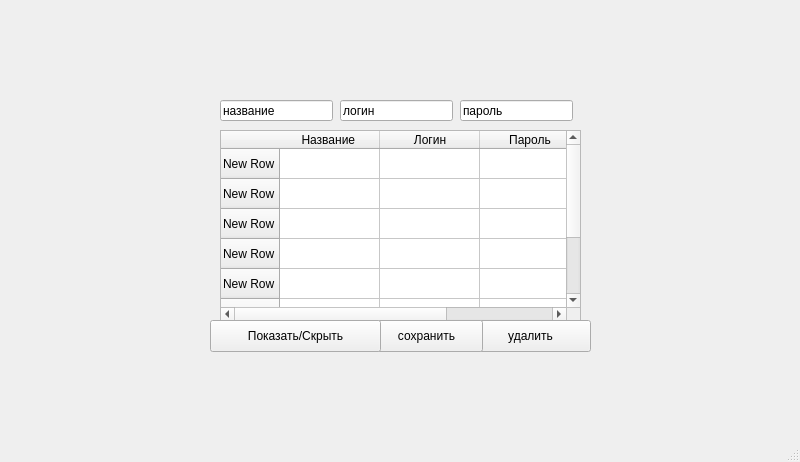
<?xml version="1.0" encoding="UTF-8"?>
<ui version="4.0">
 <class>MainWindow</class>
 <widget class="QMainWindow" name="MainWindow">
  <property name="geometry">
   <rect>
    <x>0</x>
    <y>0</y>
    <width>800</width>
    <height>462</height>
   </rect>
  </property>
  <property name="windowTitle">
   <string>MainWindow</string>
  </property>
  <widget class="QWidget" name="central_widget">
   <widget class="QTableWidget" name="tableWidget">
    <property name="geometry">
     <rect>
      <x>220</x>
      <y>130</y>
      <width>361</width>
      <height>192</height>
     </rect>
    </property>
    <row>
     <property name="text">
      <string>New Row</string>
     </property>
    </row>
    <row>
     <property name="text">
      <string>New Row</string>
     </property>
    </row>
    <row>
     <property name="text">
      <string>New Row</string>
     </property>
    </row>
    <row>
     <property name="text">
      <string>New Row</string>
     </property>
    </row>
    <row>
     <property name="text">
      <string>New Row</string>
     </property>
    </row>
    <row>
     <property name="text">
      <string>New Row</string>
     </property>
    </row>
    <row>
     <property name="text">
      <string>New Row</string>
     </property>
    </row>
    <row>
     <property name="text">
      <string>New Row</string>
     </property>
    </row>
    <column>
     <property name="text">
      <string>Название </string>
     </property>
    </column>
    <column>
     <property name="text">
      <string>Логин</string>
     </property>
    </column>
    <column>
     <property name="text">
      <string>Пароль</string>
     </property>
    </column>
   </widget>
   <widget class="QPushButton" name="button_delete">
    <property name="geometry">
     <rect>
      <x>470</x>
      <y>320</y>
      <width>121</width>
      <height>32</height>
     </rect>
    </property>
    <property name="text">
     <string>удалить</string>
    </property>
   </widget>
   <widget class="QPushButton" name="button_save">
    <property name="geometry">
     <rect>
      <x>370</x>
      <y>320</y>
      <width>113</width>
      <height>32</height>
     </rect>
    </property>
    <property name="text">
     <string>сохранить</string>
    </property>
   </widget>
   <widget class="QPushButton" name="button_add">
    <property name="geometry">
     <rect>
      <x>210</x>
      <y>320</y>
      <width>171</width>
      <height>32</height>
     </rect>
    </property>
    <property name="text">
     <string>Показать/Скрыть</string>
    </property>
   </widget>
   <widget class="QLineEdit" name="line_name">
    <property name="geometry">
     <rect>
      <x>220</x>
      <y>100</y>
      <width>113</width>
      <height>21</height>
     </rect>
    </property>
    <property name="text">
     <string>название</string>
    </property>
   </widget>
   <widget class="QLineEdit" name="line_login">
    <property name="geometry">
     <rect>
      <x>340</x>
      <y>100</y>
      <width>113</width>
      <height>21</height>
     </rect>
    </property>
    <property name="text">
     <string>логин</string>
    </property>
   </widget>
   <widget class="QLineEdit" name="line_password">
    <property name="geometry">
     <rect>
      <x>460</x>
      <y>100</y>
      <width>113</width>
      <height>21</height>
     </rect>
    </property>
    <property name="text">
     <string>пароль</string>
    </property>
   </widget>
  </widget>
  <widget class="QMenuBar" name="menubar">
   <property name="geometry">
    <rect>
     <x>0</x>
     <y>0</y>
     <width>800</width>
     <height>24</height>
    </rect>
   </property>
  </widget>
  <widget class="QStatusBar" name="statusbar"/>
 </widget>
 <resources/>
 <connections/>
</ui>
